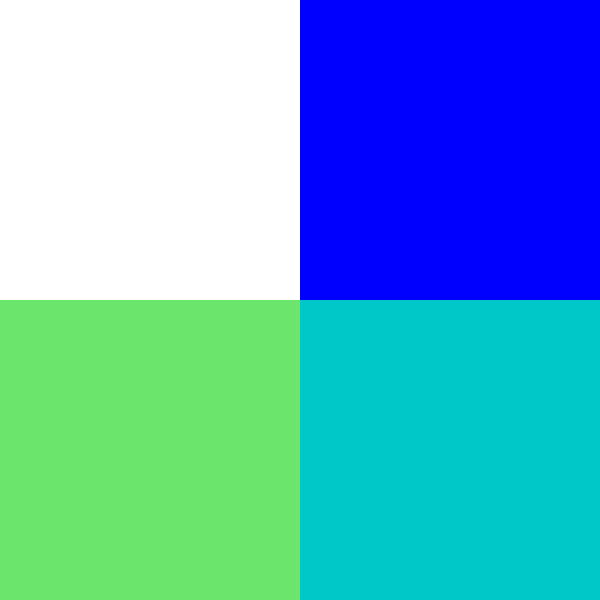
Frame 1 (no input)
Frame 60 (the mouse pressed at the canvas centre just before this capture): identical to frame 1, image omitted
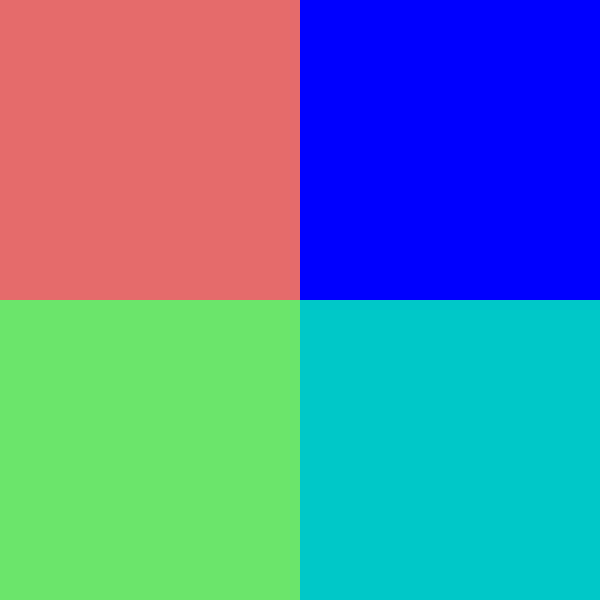
Frame 120 (the mouse held since frame 60 and released just before this capture)

The Processing sketch that drew these frames (run headless with seeded random() and noise(); from frame 60 on, the mouse is pressed at the canvas centre):

// Processing sketch: sketch_4
// ── sketch_4.pde
//this sketch draws two rectangles on the side of the 
// screen that change colors when the mouse is over them. 

// change the sketch to have two more rectangles in the 
// right side of the screen that behave in the same way 
// when the mouse is over them.

void setup() {
  size(600, 600);
  noStroke();
}

void draw() {
  if (mouseX < width/2 && mouseY < height/2) {
    fill(255);
  } else {
    fill(229, 107, 107);
  }
  rect(0, 0, width/2, height/2);

  if (mouseX < width/2 && mouseY > height/2) {
    fill(255);
  } else {
    fill(107, 229, 107);
  }
  rect(0, height/2, width/2, height/2);
  
  if (mouseX > width/2 && mouseY < height/2) {
    fill(255);
  } else {
    fill(0, 0, 255);
  }
  rect(width/2, 0, width/2, height/2);
  
  if (mouseX > width/2 && mouseY > height/2) {
    fill(255);
  } else {
    fill(0, 200, 200);
  }
  rect(width/2, height/2, width/2, height/2);
} 
